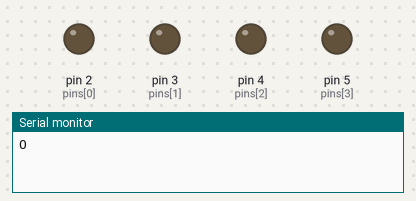
The sketch below on a simulated Arduino Uno, built with avr-gcc and run on an emulated ATmega328P. Shown: output pins drawn as LEDs (lit = HIGH), the last lines printed to the serial monitor.

Above: at 0.2 s.
At 3.85 s:
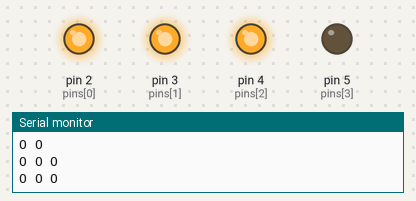
At 9.85 s:
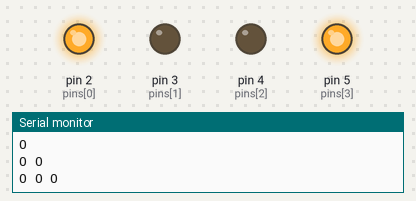
At 18.91 s:
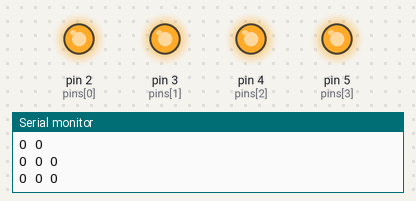
At 28.96 s:
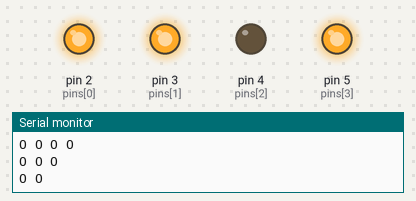
At 38.9 s:
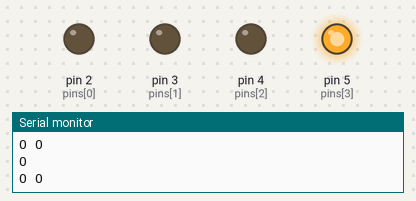
Timing chart, 0 to 40.0 s (numbered marks = the images above):
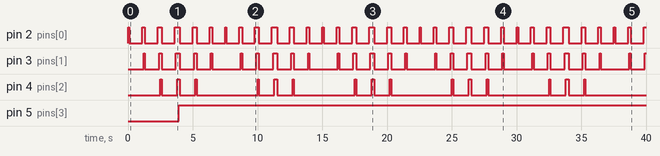

The sketch:

HW3_201524404.ino
```cpp
int pins[] = {2, 3, 4, 5};
int index = 0;
int pattern = 1, shift;
void setup() {
  Serial.begin(9600);
  for(int i = 0; i < 4; ++i){
    pinMode(pins[i], OUTPUT);
    digitalWrite(pins[i], LOW);
  }
}

void loop() {
  if(index < 4) shift = index;
  else shift = 6 - index;

  for(int i = 0; i <= shift; ++i){ //shift = 0 1 2 3 2 1
    if(i <= pattern/pow(2, i)){
      Serial.print("O ");
      digitalWrite(pins[i], HIGH);
      delay(100);
    }
    pattern = (pattern << 1) | 0x01;
  }
  index++;
  if(index == 6){
    index = 0;
    pattern = 1;
  }
  for(int i = 0; i < 3; ++i){
    digitalWrite(pins[i], LOW);
  }
  Serial.println();
  delay(1000);

}
```

Measured:
- by itself, pin 4 (pins[2]): repeats every 7.5 s: LOW 1.2 s, HIGH 0.20 s, LOW 1.2 s, HIGH 0.10 s, LOW 4.7 s, HIGH 0.10 s
- by itself, pin 5 (pins[3]): LOW → HIGH at 3.9 s
- by itself, pin 3 (pins[1]): repeats every 7.5 s: LOW 1.1 s, HIGH 0.20 s, LOW 1.1 s, HIGH 0.30 s, LOW 1.1 s, HIGH 0.20 s, LOW 1.1 s, HIGH 0.10 s, LOW 2.2 s, HIGH 0.10 s
- by itself, pin 2 (pins[0]): repeats every 7.5 s: LOW 1.0 s, HIGH 0.20 s, LOW 1.0 s, HIGH 0.30 s, LOW 1.0 s, HIGH 0.40 s, LOW 1.0 s, HIGH 0.30 s, LOW 1.0 s, HIGH 0.20 s, LOW 1.0 s, HIGH 0.10 s
